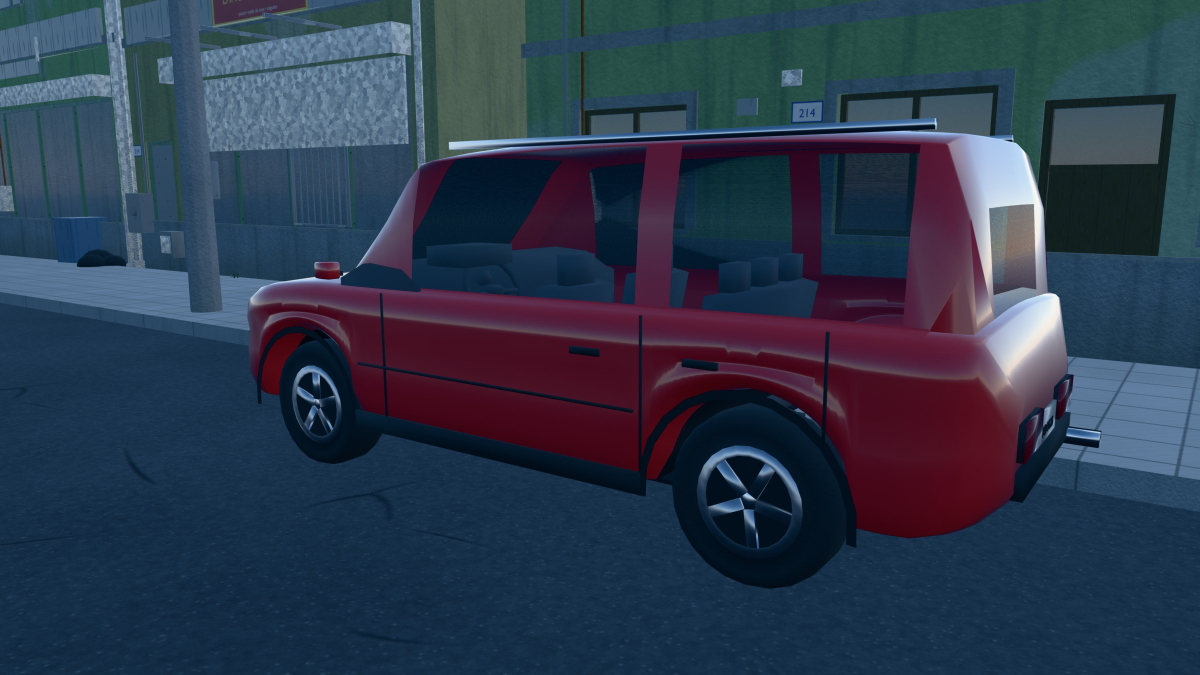
#> input picture ArtSource/Blender/World/Reviews/W3_2/w32_02b_carro_suv_3m.jpg, 2400 x 1350 px, given in place of ref31_CAM_W32_Hatch.jpg, which was not available (shown at 1/2 size)
$ python compose_w32_comparison.py ../../ArtSource/Blender/World/Reviews/W3_2/w32_02b_carro_suv_3m.jpg ../../ArtSource/Blender/World/Reviews/W3_2/w32_03_van_picape_servico.jpg
#> lines starting #> are read from the running program, lines starting #| are printed output that depends on the picture; pictures that were not available may be replaced by others from this repository, and a replacement may not be noted
"""W3.2: side-by-side W3.1 x W3.2 comparison sheets (Pillow). Usage: python compose_w32_comparison.py ROOT REF_DIR
REF_DIR holds the W3.1 renders of the same cameras as ref31_<camera>.jpg (rendered from a checkout of commit ebeff56)."""
import sys
from pathlib import Path

from PIL import Image, ImageDraw

root, ref = Path(sys.argv[1]), Path(sys.argv[2])
rev = root / "ArtSource" / "Blender" / "World" / "Reviews" / "W3_2"
PAIRS = [("w32_13_comparacao_carros_w31_w32.jpg", [("CAM_W32_Hatch", "w32_01_carro_hatch_3m.jpg"), ("CAM_W32_Sedan", "w32_02_carro_sedan_3m.jpg")]),
         ("w32_14_comparacao_aerea_w31_w32.jpg", [("CAM_W32_Aereo_Telhados", "w32_06_aerea_telhados.jpg"), ("CAM_W32_Quadra_Obliqua", "w32_07_quadra_obliqua.jpg")])]
W, H = 1200, 675
for out, rows in PAIRS:
    sheet = Image.new("RGB", (2 * W, len(rows) * H), (20, 20, 20))
#> sheet: PIL image 2400x1350 RGB; every value is 20
    for r, (cam, new) in enumerate(rows):
        for c, (path, label) in enumerate(((ref / f"ref31_{cam}.jpg", "W3.1 (ebeff56)"), (rev / new, "W3.2"))):
            im = Image.open(path).convert("RGB").resize((W, H), Image.LANCZOS)
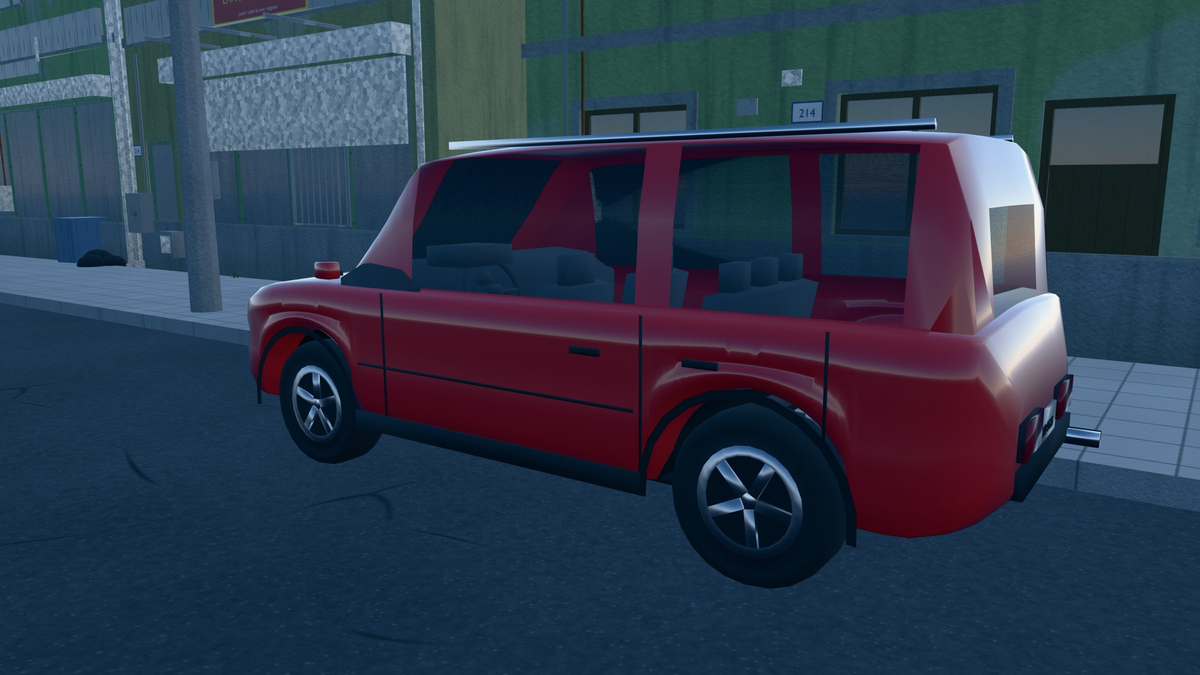
#> im: PIL image 1200x675 RGB; mean R, G, B 44.7, 56.9, 76.3
            d = ImageDraw.Draw(im)
            d.rectangle((0, 0, 190, 26), fill=(0, 0, 0))
            d.text((8, 7), label, fill=(255, 255, 255))
            sheet.paste(im, (c * W, r * H))
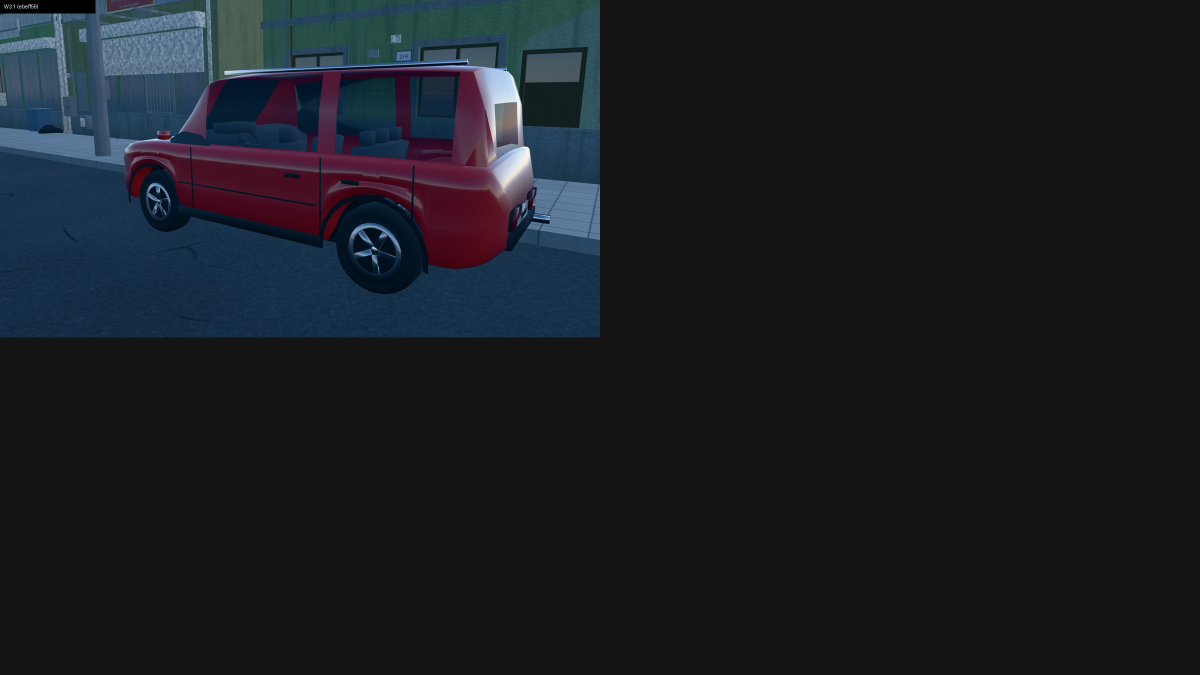
#> sheet: PIL image 2400x1350 RGB (shown at 1/2 size); mean R, G, B 26.1, 29.1, 33.9
    sheet.save(rev / out, quality=88)
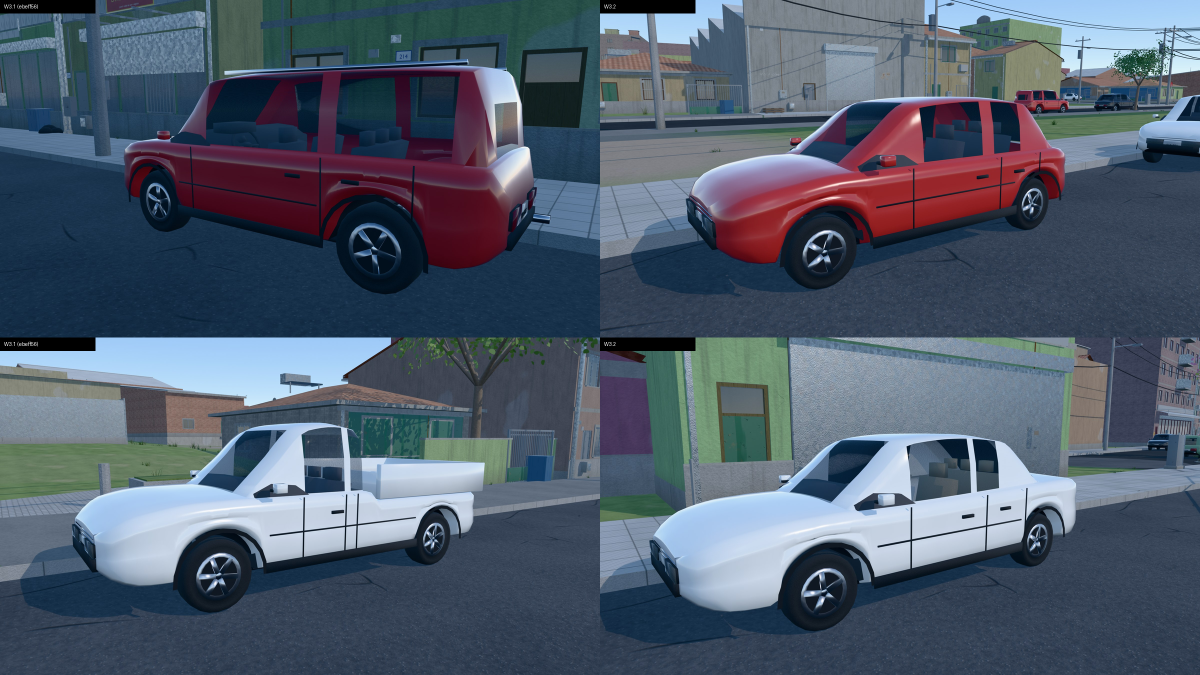
#> saved as w32_13_comparacao_carros_w31_w32.jpg: PIL image 2400x1350 RGB (shown at 1/2 size); mean R, G, B 79.1, 90.9, 107.1
    print("WROTE", out)
#> pass 2 of the loop `for out, rows in PAIRS:`:
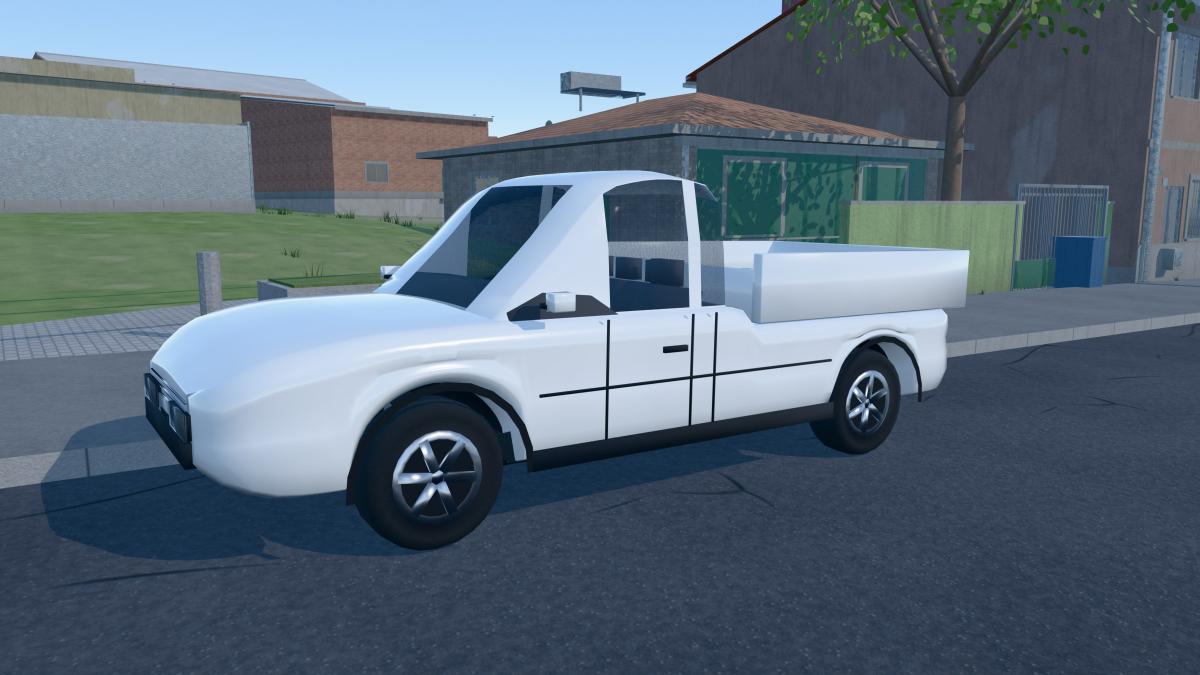
#> input picture ArtSource/Blender/World/Reviews/W3_2/w32_03_van_picape_servico.jpg, 2400 x 1350 px, given in place of ref31_CAM_W32_Aereo_Telhados.jpg, which was not available (shown at 1/2 size)
#> `im = Image.open(path).convert("RGB").resize((W, H), Image.LANCZOS)`:
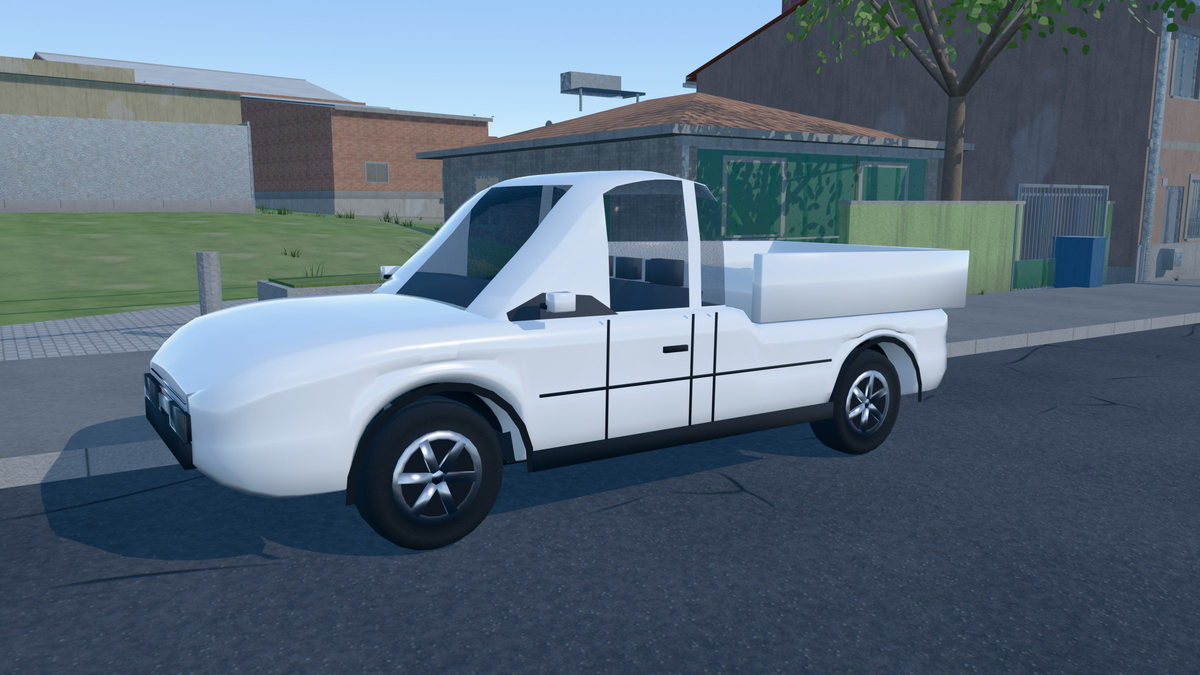
#> im: PIL image 1200x675 RGB; mean R, G, B 92, 109.1, 124.8
#> `sheet.paste(im, (c * W, r * H))`:
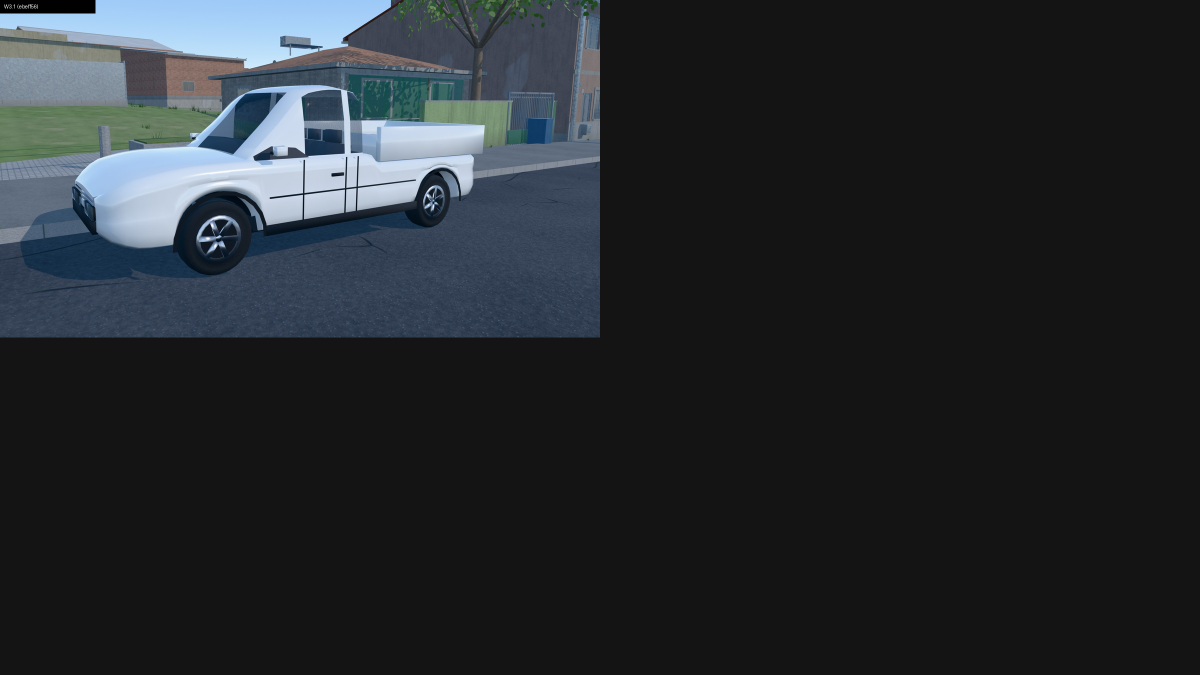
#> sheet: PIL image 2400x1350 RGB (shown at 1/2 size); mean R, G, B 37.8, 42, 45.8
#> (the run stopped early here; a loop or call above may not have finished)
